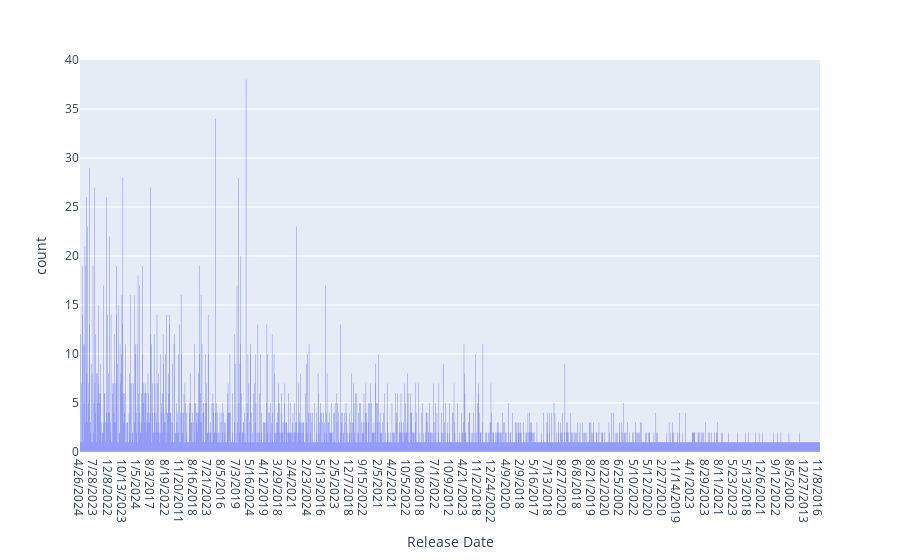

The code cell stored with this chart in its notebook:
### Code cell
px.histogram(df, x='Release Date')

### Figure 1 — Plotly figure (JSON) as saved in the notebook; plotly's stock layout.template omitted (floating-point values rounded to 4 significant figures; data arrays with more than 128 entries replaced by an {"elided": "..."} marker saying what was removed)
{"data": [{"alignmentgroup": "True", "bingroup": "x", "hovertemplate": "Release Date=%{x}<br>count=%{y}<extra></extra>", "legendgroup": "", "marker": {"color": "#636efa", "pattern": {"shape": ""}}, "name": "", "offsetgroup": "", "orientation": "v", "showlegend": false, "type": "histogram", "x": {"elided": "4600 str values"}, "xaxis": "x", "yaxis": "y"}], "layout": {"barmode": "relative", "legend": {"tracegroupgap": 0}, "margin": {"t": 60}, "xaxis": {"anchor": "y", "domain": [0, 1], "title": {"text": "Release Date"}}, "yaxis": {"anchor": "x", "domain": [0, 1], "title": {"text": "count"}}}}
